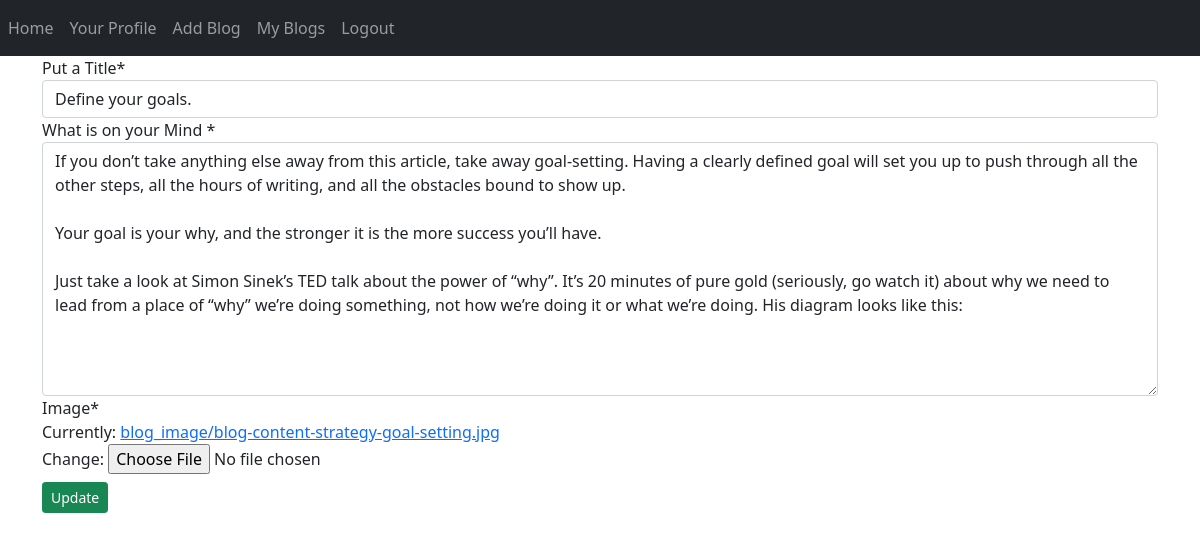
The app's page /blog/edit-blogs/10 (signed in) with its own data.
### App_Blog/models.py (models this page shows, shortened)
class Blog(models.Model):
    author = models.ForeignKey(User, on_delete=models.CASCADE, related_name='post_author')
    blog_title = models.CharField(max_length=264, verbose_name="Put a Title")
    slug = models.SlugField(max_length=264, unique=True)
    blog_content = models.TextField(verbose_name="What is on your Mind ")
    blog_image = models.ImageField(upload_to='blog_image', verbose_name='Image')
    publish_date = models.DateTimeField(auto_now_add=True)
    update_date = models.DateTimeField(auto_now_add=True)

### App_Blog/views.py (the view, shortened to what this page needs)
# urls.py: path('edit-blogs/<pk>', views.UpdateBlog.as_view(), name='edit_blogs'),
class UpdateBlog(LoginRequiredMixin, UpdateView):
    model = Blog
    fields = ('blog_title', 'blog_content', 'blog_image')
    template_name = 'App_Blog/edit_blog.html'

### templates/App_Blog/edit_blog.html (shortened to what this page needs)
{% extends 'base.html'%}
{% load crispy_forms_tags %}
{% block body %}
{% if blog.author == user %}
<form method="POST">
    {{ form|crispy }}
    <input type="submit" value="Update" class="btn btn-success btn-sm mt-2">
</form>
{% else %}
<div class="alert alert-danger ">
    <p>You are not allowed view this page </p>
</div>
{% endif %}
{% endblock %}

### records on screen
Blog: blog_title "Define your goals.", blog_content "If you don’t take anything else away from this article, take away goal-setting. Having a clearly defined goal will set you up to push through all the other steps, all the hours of writing, and all the obstacles bound to show up. Your goal is your why, and the stronger it is the more success you’ll have. Just take a look at Simon Sinek’s TED talk about the power of “why”. It’s 20 minutes of pure gold (seriously, go watch it) about why we need to lead from a place of “why” we’re doing something, not how we’re doing it or what we’re doing. His diagram looks like this:"
